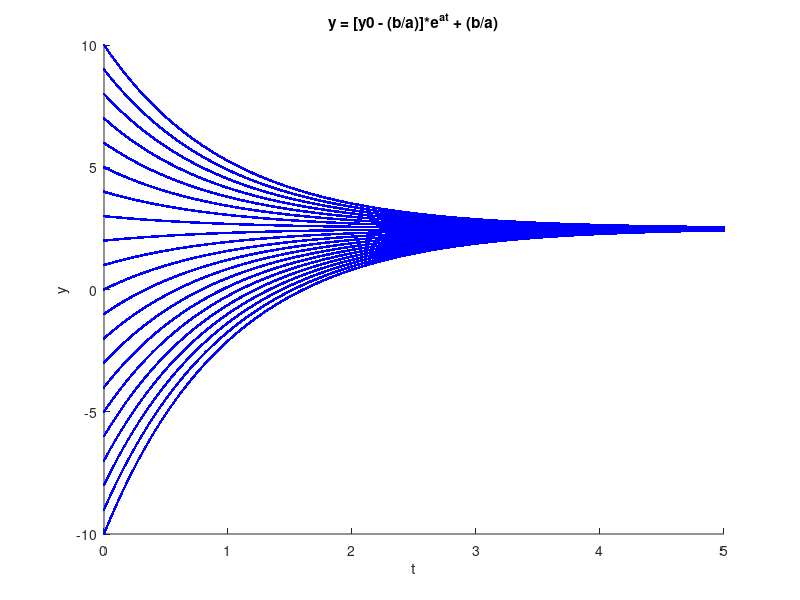

Here is the MATLAB script that generated this plot:
%clc
clearvars, close all

t = linspace(0,5,100000);
y0 =0;

a = -1
b = 2.5

b = b*(-1);
% IMPORTANT!
% dy/dx =  ay - b
%so in ex. dy/dx  = -2y + 5
%b = -5 !!!!



%dy = -y + 5;
%dt = 1;

figure;
hold on

for y0 = -10:1:10
  y = (y0 - (b/a))*exp(a*t) + (b/a);
  plot(t,y, 'linewidth', 2, "b.")
endfor
%
title("y = [y0 - (b/a)]*e^{at} + (b/a)")
xlabel('t')
ylabel('y')
hold off
